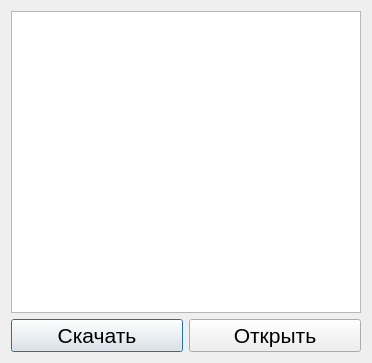
<?xml version="1.0" encoding="UTF-8"?>
<ui version="4.0">
 <class>ResultsDialog</class>
 <widget class="QDialog" name="ResultsDialog">
  <property name="geometry">
   <rect>
    <x>0</x>
    <y>0</y>
    <width>372</width>
    <height>363</height>
   </rect>
  </property>
  <property name="windowTitle">
   <string>Результаты поиска</string>
  </property>
  <layout class="QVBoxLayout" name="verticalLayout">
   <item>
    <widget class="QListWidget" name="listWidget">
     <property name="font">
      <font>
       <pointsize>16</pointsize>
      </font>
     </property>
     <property name="selectionMode">
      <enum>QAbstractItemView::SingleSelection</enum>
     </property>
    </widget>
   </item>
   <item>
    <layout class="QHBoxLayout" name="buttonLayout">
     <item>
      <widget class="QPushButton" name="downloadButton">
       <property name="font">
        <font>
         <pointsize>16</pointsize>
        </font>
       </property>
       <property name="text">
        <string>Скачать</string>
       </property>
      </widget>
     </item>
     <item>
      <widget class="QPushButton" name="openFolderButton">
       <property name="font">
        <font>
         <pointsize>16</pointsize>
        </font>
       </property>
       <property name="text">
        <string>Открыть</string>
       </property>
      </widget>
     </item>
    </layout>
   </item>
  </layout>
 </widget>
 <resources/>
 <connections/>
</ui>
